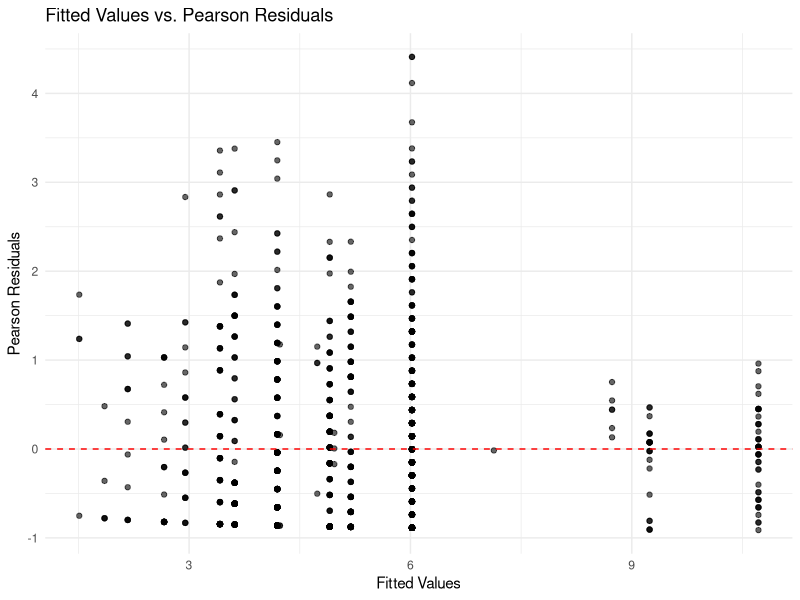
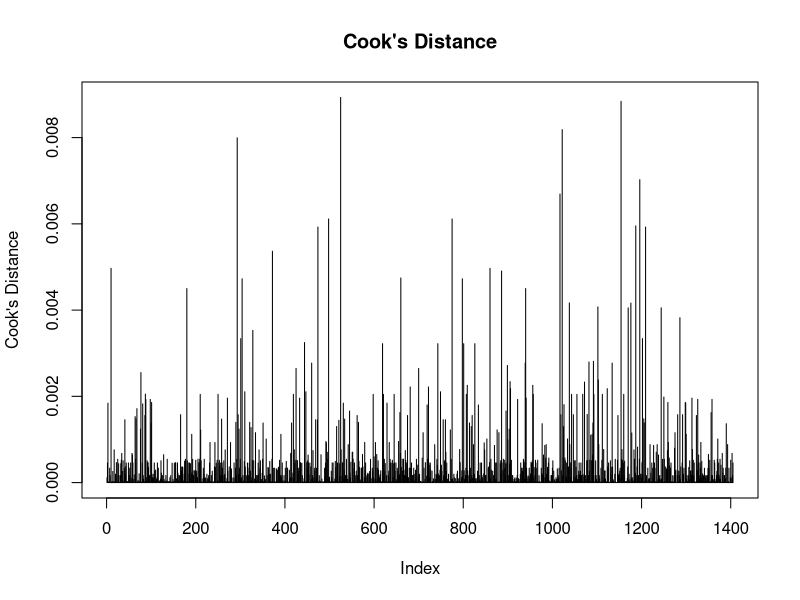
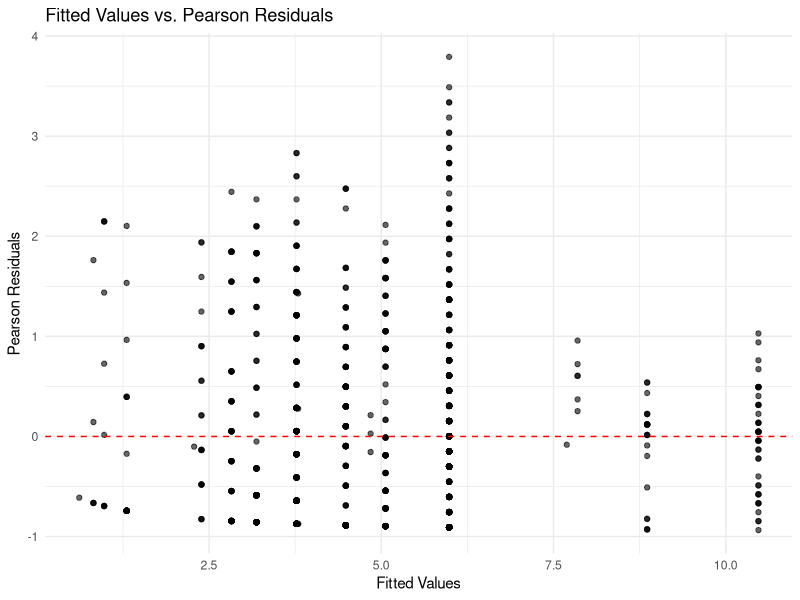
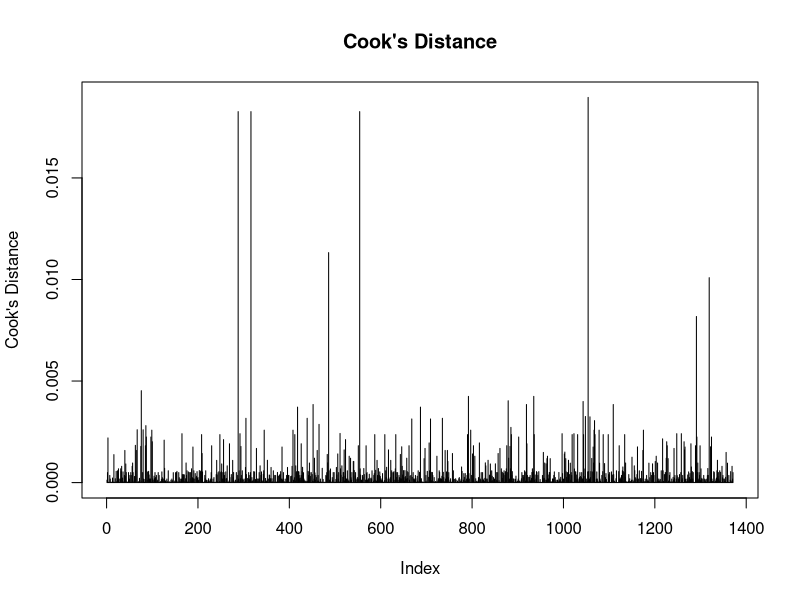

R code for these plots, in order:
## ---- chunk 1
library(MASS)
library(stats)
library(ggplot2)
## ---- chunk 2
# Read the CSV file into a dataframe
df <- read.csv("dataset20.csv")

# Ensure the 'month' column is numeric
df$month <- as.numeric(df$month)

 # Categorize months into seasons
df$season <- cut(df$month, breaks = c(2, 5, 8, 11, 12), 
                 labels = c('Spring', 'Summer', 'Autumn', 'Winter'), 
                 include.lowest = TRUE)

# Correct the classification of December, January, and February as Winter
df$season[df$month %in% c(12, 1, 2)] <- 'Winter'

# Convert 'season' to a factor and set the order
df$season <- factor(df$season, levels = c("Spring", "Summer", "Autumn", "Winter"))
## ---- chunk 3
# Fit a negative binomial regression model
full_model <- glm.nb(time_at_shelter ~ animal_type + intake_type  + chip_status + season + year, data = df)
## ---- chunk 4
 # Perform backward stepwise selection to simplify the model
selected_model1 <- step(full_model, direction = "backward", trace = TRUE)
## ---- chunk 5
# Display the summary of the selected model
summary(selected_model1)
## ---- chunk 6
# Fit a negative binomial regression model with a reduced set of predictors
selected_model2 <- glm.nb(time_at_shelter ~ animal_type + intake_type  + chip_status,  data = df)

# Display the summary of the model
summary(selected_model2)
## ---- chunk 7
# Compute Pearson residuals from the model
df$residuals <- residuals(selected_model2, type = "pearson") 

# Extract fitted values from the model
df$fitted_values <- fitted(selected_model2)

# Create scatter plot of fitted values vs. residuals
ggplot(df, aes(x = fitted_values, y = residuals)) +
  geom_point(alpha = 0.6) + 
  geom_hline(yintercept = 0, linetype = "dashed", color = "red") +  
  theme_minimal() +
  labs(title = "Fitted Values vs. Pearson Residuals",
       x = "Fitted Values",
       y = "Pearson Residuals")
## ---- chunk 8
# Create a stem plot of Cook's Distance values
plot(cooks.distance(selected_model2), type="h",
     main="Cook's Distance", ylab="Cook's Distance")

# Add a red dashed horizontal line at Cook's Distance = 1
abline(h = 1, col = "red", lty = 2)

## ---- chunk 9
# Remove highly influential observations based on Cook's Distance
df_cleaned <- df[-which(cooks.distance(selected_model2) > 4 / nrow(df)), ]

# Refit the model using cleaned data
final_model <- glm.nb(time_at_shelter ~ animal_type + intake_type  + chip_status, data = df_cleaned)

# Display summary of the final refined model
summary(final_model)
## ---- chunk 10
# Compute Pearson residuals from the final model
df_cleaned$residuals <- residuals(final_model, type = "pearson")

# Extract fitted values from the final model
df_cleaned$fitted_values <- fitted(final_model)

# Create scatter plot of fitted values vs. residuals
ggplot(df_cleaned, aes(x = fitted_values, y = residuals)) +
  geom_point(alpha = 0.6) + 
  geom_hline(yintercept = 0, linetype = "dashed", color = "red") +  
  theme_minimal() +
  labs(title = "Fitted Values vs. Pearson Residuals",
       x = "Fitted Values",
       y = "Pearson Residuals")
## ---- chunk 11
# Create a stem plot of Cook's Distance values
plot(cooks.distance(final_model), type="h",
     main="Cook's Distance", ylab="Cook's Distance")

# Add a red dashed horizontal line at Cook's Distance = 1
abline(h = 1, col = "red", lty = 2)

## ---- chunk 12
# Compute dispersion parameter
deviance(final_model) / df.residual(final_model)
